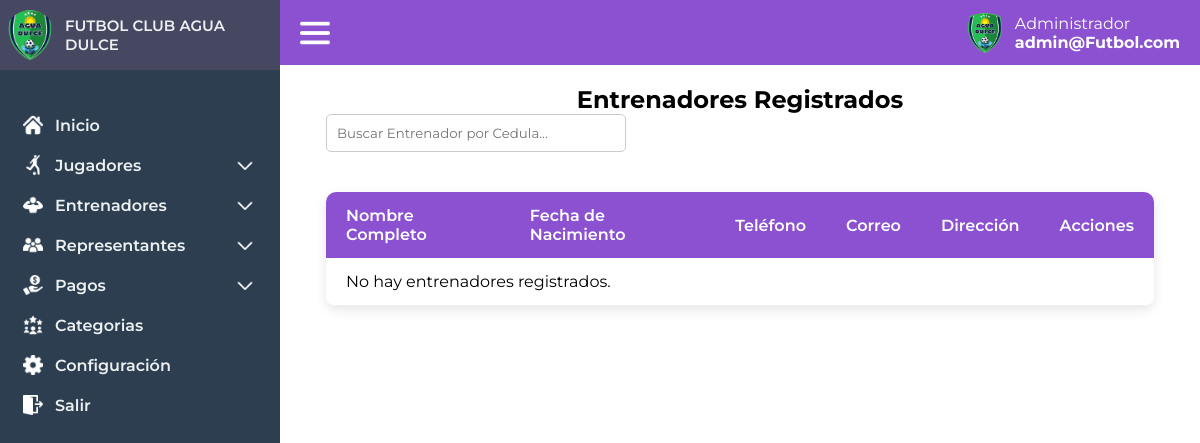
The page /administrador/entrenadores_lista (signed in) on the database as committed earlier.
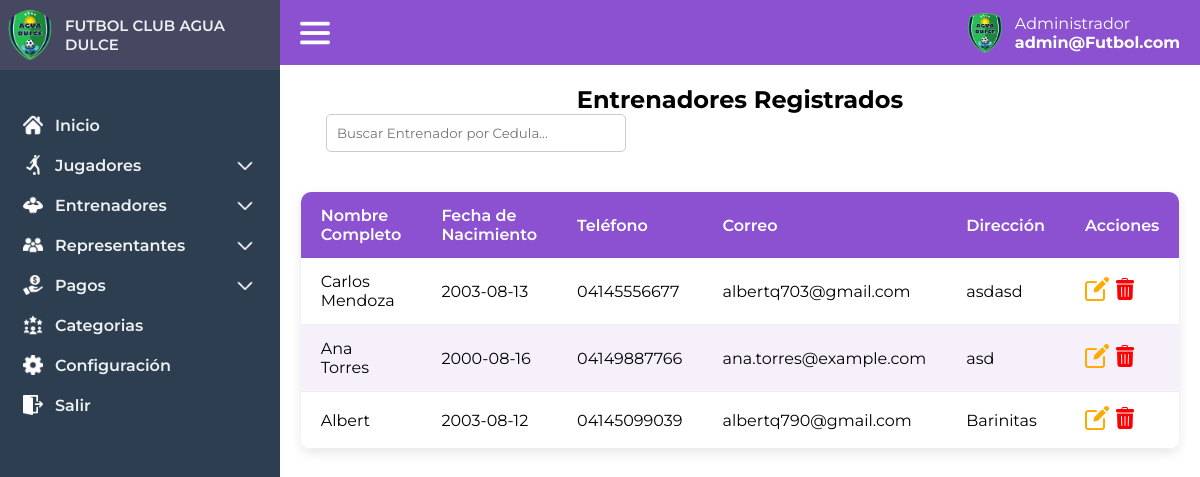
The same page on the database as committed later.
### tables this page shows
CREATE TABLE `entrenadores` (
  `id` int(11) NOT NULL,
  `nombre_completo` varchar(100) NOT NULL,
  `cedula` varchar(20) NOT NULL,
  `telefono` varchar(20) DEFAULT NULL,
  `correo` varchar(100) DEFAULT NULL,
  `fecha_nacimiento` date NOT NULL,
  `direccion` text NOT NULL,
  `foto` varchar(255) NOT NULL
);

### controlador/vistas.php (called while the page is built, shortened)
<?php
class vistas
{
    function vistan($vista){
        require "vistas/".$vista.".php";
    }
}
?>

### controlador/administrador.php (called while the page is built, shortened)
<?php
require_once "modelo/adminmodel.php";
class administrador extends vistas{
        public function entrenadores_lista() {
            $this->trainers = adminModel::getTrainers();
            $this->vistan('administrador/trainer_list');
        }
}
?>

### modelo/database.php (called while the page is built, shortened)
<?php
    class Database
    {
        public static function getDatabase(){
            try {
                $db = new PDO("mysql:host=localhost;dbname=futbolclub", "root", "");
                return $db;
            } catch (Exception $e) {
                return false;
            }
        }
    }
    ?>

### modelo/adminmodel.php (called while the page is built, shortened)
<?php
    require_once "database.php";
    class adminModel extends Database
    {
    public static function getTrainers() {
        try {
            $stmt = Database::getDatabase()->prepare("
                SELECT * FROM entrenadores
            ");
            $stmt->execute();
            return $stmt->fetchAll(PDO::FETCH_ASSOC);
        } catch (PDOException $e) {
            return null;
        }
    }
}
?>

### vistas/administrador/trainer_list.php (the view, shortened to what this page needs)
<!DOCTYPE html>
<html lang="es">
<head>
    <link rel="stylesheet" href="/FutbolClub/assets/css/index.css">
    <link rel="stylesheet" href="/FutbolClub/assets/css/players.css">
    <link rel="stylesheet" href="/FutbolClub/assets/css/toastr.min.css">
</head>
<body>
     <?php include("vistas/layout/header.php") ?>
    <main class="index-main" id="index-main">
    <?php include('vistas/layout/session.php'); ?>
        <div class="playerlist-container">
            <h2>Entrenadores Registrados</h2>
            <div class="playerlist-actions">
                <input type="text" id="search-player" placeholder="Buscar Entrenador por Cedula..." onkeyup="filtrarTabla()">
            </div>
            <table class="player-table" id="player-table">
                <thead>
                    <tr>
                        <th>Nombre Completo</th>
                        <th>Fecha de Nacimiento</th>
                        <th>Teléfono</th>
                        <th>Correo</th>
                        <th>Dirección</th>
                        <th>Acciones</th>
                    </tr>
                </thead>
                <tbody id="player-list">
                    <?php
        if (empty($this->trainers)) {
            echo '<tr><td colspan="6">No hay entrenadores registrados.</td></tr>';
        } else {
            foreach ($this->trainers as $entrenador) {
                echo '<tr>';
                echo '<td>' . htmlspecialchars($entrenador['nombre_completo']) . '</td>';
                echo '<td>' . htmlspecialchars($entrenador['fecha_nacimiento']) . '</td>';
                echo '<td>' . htmlspecialchars($entrenador['telefono']) . '</td>';
                echo '<td>' . htmlspecialchars($entrenador['correo']) . '</td>';
                echo '<td>' . htmlspecialchars($entrenador['direccion']) . '</td>';
                echo '<td>
                        <a class="edit-trainer" data-id="' . htmlspecialchars($entrenador['id']) . '"><img src="/FutbolClub/assets/img/editar.png" alt=""></a>
                        <a class="delete-trainer" data-id="' . htmlspecialchars($entrenador['id']) . '" data-name="' . htmlspecialchars($entrenador['nombre_completo']) . '"><img src="/FutbolClub/assets/img/papelera.png" alt=""></a>
                      </td>';
                echo '</tr>';
            }
        }
        ?>
                </tbody>
            </table>
        </div>
    </main>
</body>
</html>

### index.php (shortened to what this page needs)
<?php
$url = $_GET['url'] ?? 'login';
$partes= explode('/', trim($url));
$controlador = $partes[0] ?? 'login';
$controlador = strtolower($controlador);
 $controlller="controlador/".$controlador.".php";
if(file_exists($controlller)){
    require_once "modelo/database.php";
    require_once "controlador/vistas.php";
    $cont= new $controlador;
    if(isset($partes[1]) && !empty($partes[1])){
        if (method_exists($cont,$partes[1])) {
            $cont->{$partes[1]}();
        }else{
            $cont->load();
        }
    }else{
        $cont->load();
    }
}else{
    require_once("vistas/404.php");
    exit();
}

### vistas/layout/header.php (shortened to what this page needs)
<div class="barralateral" id="barralateral">
        <div class="logo">
            <img src="/FutbolClub/assets/img/club-brand.png" alt="Logo del Futbol Club">
            <span>FUTBOL CLUB AGUA DULCE</span>
        </div>
        <div class="menu">
            <ul class="menu-items">
                <li class="menu-static">
                    <a href="/FutbolClub/administrador" class="menu-link">
                        <img src="/FutbolClub/assets/img/home-icon.png" alt="Inicio">
                        <span>Inicio</span>
                    </a>
                </li>
                <li class="menu-dropdown" id="menu-dropdown">
                    <a href="#" class="menu-link">
                        <img src="/FutbolClub/assets/img/player.png" alt="Inicio">
                        <span>Jugadores</span>
                        <img src="/FutbolClub/assets/img/arrow.png" alt="Inicio">
                    </a>
                </li>
                <li class="menu-dropdown" id="menu-dropdown">
                    <a href="#" class="menu-link">
                        <img src="/FutbolClub/assets/img/trainer.png" alt="Inicio">
                        <span>Entrenadores</span>
                        <img src="/FutbolClub/assets/img/arrow.png" alt="Inicio">
                    </a>
                </li>
                <li class="menu-dropdown" id="menu-dropdown">
                    <a href="#" class="menu-link">
                        <img src="/FutbolClub/assets/img/padres.png" alt="Inicio">
                        <span>Representantes</span>
                        <img src="/FutbolClub/assets/img/arrow.png" alt="Inicio">
                    </a>
                </li>
                <li class="menu-dropdown" id="menu-dropdown">
                    <a href="#" class="menu-link">
                        <img src="/FutbolClub/assets/img/pagos.png" alt="Inicio">
                        <span>Pagos</span>
                        <img src="/FutbolClub/assets/img/arrow.png" alt="Inicio">
                    </a>
                </li>
                <li class="menu-static">
                    <a href="/FutbolClub/administrador/categorias" class="menu-link">
                        <img src="/FutbolClub/assets/img/equipo.png" alt="Inicio">
                        <span>Categorias</span>
                    </a>
                </li>
                <li class="menu-static">
                    <a href="#" class="menu-link">
                        <img src="/FutbolClub/assets/img/config.png" alt="Inicio">
                        <span>Configuración</span>
                    </a>
                </li>
                <li class="menu-static">
                    <a href="/FutbolClub/administrador/salir" class="menu-link">
                        <img src="/FutbolClub/assets/img/logout.png" alt="Inicio">
                        <span>Salir</span>
                    </a>
                </li>
            </ul>
        </div>
    </div>

### vistas/layout/session.php
<header class="header-main">
    <img src="/FutbolClub/assets/img/menu.png" alt="" srcset="" id="btn-menu">
    <div class="profile-admin">
        <img src="/FutbolClub/assets/img/club-brand.png" alt="">
        <div class="profile-data">
            <span>Administrador</span>
            <span>admin@Futbol.com</span>
        </div>
    </div>
</header>

### assets/css/index.css (style rules this page uses)
* { box-sizing: border-box; margin: 0; padding: 0; font-family: "Montserrat", sans-serif; }
:root { --color-bg-dark:#2c3e50 ; --color-bg-dark2:#464861 ; }
.barralateral { position: fixed; top: 0; left: 0; width: 280px; height: 100%; background-color: var(--color-bg-dark); color: white; display: flex; flex-direction: column; transition: left 0.3s ease-in-out; }
.logo { display: flex; background: var(--color-bg-dark2); align-items: center; width: 100%; height: 70px; margin-bottom: 2rem; text-align: left; padding: 5px; }
.logo span { font-size: 15px; font-weight:600; margin-left: 10px; color: #ecf0f1; }
.logo img { width: 50px; height: 50px; border-radius: 50%; }
.menu { width: 100%; padding: 3px; }
.menu-items { list-style: none; padding: 0; }
.menu-link { display: flex; text-decoration: none; align-items: center; padding: 10px 20px; border-radius: 10px; color: white; }
.menu-link img { width: 20px; height: 20px; margin-right: 2px; }
.menu-link span { margin-left: 10px; color: #ecf0f1; font-size: 16px; font-weight: 600; }
.menu-link img:last-child { margin-left: auto; transition: transform 0.3s ease-in-out; }
.header-main { background:#8b51d0; height: 65px; padding: 20px; display: flex; align-items: center; justify-content: space-between; }
.header-main img { width: 30px; cursor: pointer; }
.index-main { margin-left: 280px; transition: margin-left 0.3s ease-in-out; }
.profile-admin { display: flex; align-items: center; gap: 10px; }
.profile-admin img { width: 40px; }
.profile-data { display: flex; flex-direction: column; color: white; }
.profile-data span:last-child { font-weight: bold; }

### assets/css/players.css (style rules this page uses)
.playerlist-container { display: flex; flex-direction: column; align-items: center; margin-top: 20px; }
.player-table { width: 90%; border-collapse: separate; border-spacing: 0; margin-top: 20px; font-family: 'Segoe UI', Tahoma, Geneva, Verdana, sans-serif; box-shadow: 0 4px 12px rgba(0,0,0,0.1); border-radius: 10px; overflow: hidden; }
.player-table th, .player-table td { padding: 14px 20px; text-align: left; }
.player-table th { background: #8b51d0; color: #fff; font-weight: 600; }
.player-table tr:nth-child(even) { background: #f5f0fa; }
.player-table tr:nth-child(odd) { background: #ffffff; }
.player-table td { border-bottom: 1px solid #eee; }
.playerlist-actions { display: flex; justify-content: space-between; width: 90%; margin-bottom: 20px; }
.playerlist-actions input[type="text"] { padding: 10px; border: 1px solid #ccc; border-radius: 5px; width: 300px; }

Rows that differ between the two databases and show on the page:
added entrenadores: nombre_completo "Carlos Mendoza", fecha_nacimiento "2003-08-13", telefono "04145556677", correo "albertq703@gmail.com", direccion "asdasd"
added entrenadores: nombre_completo "Ana Torres", fecha_nacimiento "2000-08-16", telefono "04149887766", correo "ana.torres@example.com", direccion "asd"
added entrenadores: nombre_completo "Albert", fecha_nacimiento "2003-08-12", telefono "04145099039", correo "albertq790@gmail.com", direccion "Barinitas"
Other text that changed with them:
text no longer shown: "No hay entrenadores registrados."
